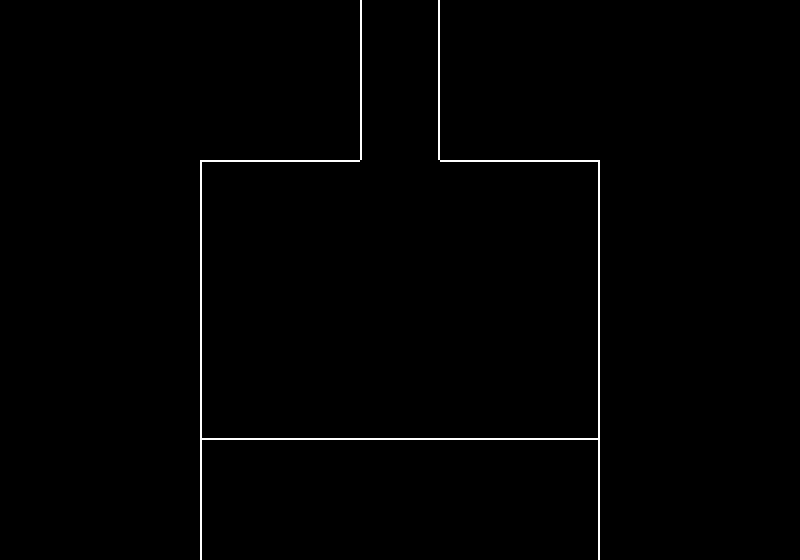

This game map was drawn from its Tiled (.tmx) file and the tilesets committed beside it. A one-line description and the full map source follow:
An orthogonal 20x14 tile map with 40x40 px tiles, 1 tile layer (Tile Layer 1) and 11 objects (transition, chest, spawn, entry).

<map version="1.9" tiledversion="1.9.0" orientation="orthogonal" renderorder="right-down" width="20" height="14" tilewidth="40" tileheight="40" infinite="0" nextlayerid="6" nextobjectid="13">
 <editorsettings>
  <export target="data.lua" format="lua" />
 </editorsettings>
 <properties>
  <property name="border" value="simple" />
  <property name="music" value="deltarune/wind_highplace" />
 </properties>
 <tileset firstgid="1" source="../../../../../../tilesets/thoughts.tsx" />
 <objectgroup id="5" name="objects_bg" />
 <layer id="1" name="Tile Layer 1" width="20" height="14">
  <data encoding="csv">
0,0,0,0,0,0,0,0,0,4,6,0,0,0,0,0,0,0,0,0,
0,0,0,0,0,0,0,0,0,4,6,0,0,0,0,0,0,0,0,0,
0,0,0,0,0,0,0,0,0,4,6,0,0,0,0,0,0,0,0,0,
0,0,0,0,0,0,0,0,0,4,6,0,0,0,0,0,0,0,0,0,
0,0,0,0,0,1,2,2,2,5,5,2,2,2,3,0,0,0,0,0,
0,0,0,0,0,4,5,5,5,5,5,5,5,5,6,0,0,0,0,0,
0,0,0,0,0,4,5,5,5,5,5,5,5,5,6,0,0,0,0,0,
0,0,0,0,0,4,5,5,5,5,5,5,5,5,6,0,0,0,0,0,
0,0,0,0,0,4,5,5,5,5,5,5,5,5,6,0,0,0,0,0,
0,0,0,0,0,4,5,5,5,5,5,5,5,5,6,0,0,0,0,0,
0,0,0,0,0,7,8,8,8,8,8,8,8,8,9,0,0,0,0,0,
0,0,0,0,0,4,5,5,5,5,5,5,5,5,6,0,0,0,0,0,
0,0,0,0,0,4,5,5,5,5,5,5,5,5,6,0,0,0,0,0,
0,0,0,0,0,4,5,5,5,5,5,5,5,5,6,0,0,0,0,0
</data>
 </layer>
 <objectgroup id="2" name="collision">
  <object id="1" x="440" y="0" width="40" height="160" />
  <object id="2" x="480" y="120" width="120" height="40" />
  <object id="3" x="600" y="160" width="40" height="280" />
  <object id="4" x="200" y="440" width="400" height="40" />
  <object id="5" x="160" y="160" width="40" height="280" />
  <object id="6" x="200" y="120" width="120" height="40" />
  <object id="7" x="320" y="0" width="40" height="160" />
 </objectgroup>
 <objectgroup id="3" name="objects">
  <object id="8" name="transition" x="360" y="-40" width="80" height="40">
   <properties>
    <property name="map" value="devhotel/rooms/room_001/thoughts/left1" />
    <property name="marker" value="south" />
   </properties>
  </object>
  <object id="11" name="chest" x="400" y="360">
   <properties>
    <property name="item" value="voidaxe" />
   </properties>
   <point />
  </object>
 </objectgroup>
 <objectgroup id="4" name="markers">
  <object id="9" name="spawn" x="400" y="160">
   <point />
  </object>
  <object id="10" name="entry" x="400" y="40">
   <point />
  </object>
 </objectgroup>
</map>
